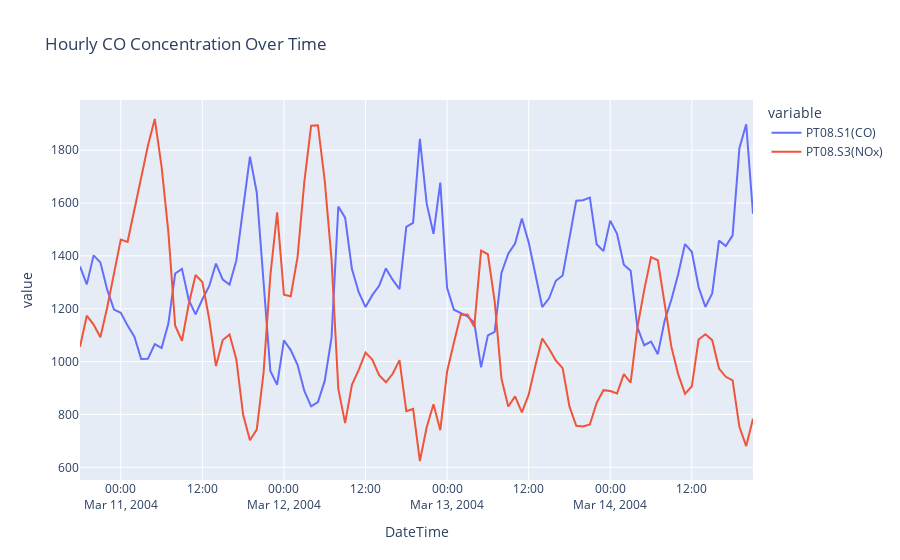

Notebook code cell kept with this figure:
### Markdown cell above
Multiline Graph Plotly Express

### Code cell
px.line(
    data_frame = airqual.iloc[:100],
    y = ['PT08.S1(CO)','PT08.S3(NOx)'],
    x = 'DateTime',
    title = 'Hourly CO Concentration Over Time'

    )
